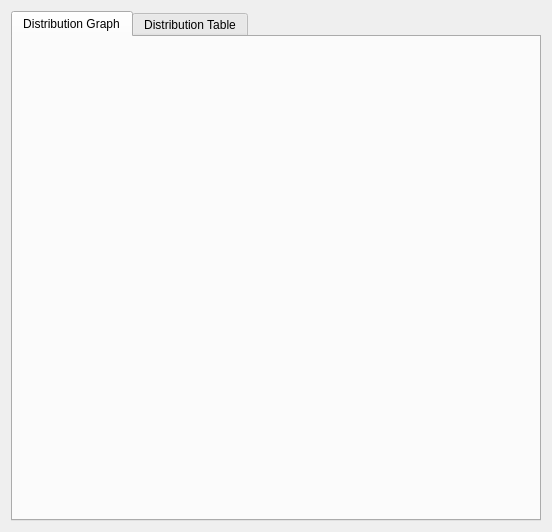
<ui version="4.0" >
 <class>WorkloadDistributionWidget</class>
 <widget class="QWidget" name="WorkloadDistributionWidget" >
  <property name="geometry" >
   <rect>
    <x>0</x>
    <y>0</y>
    <width>552</width>
    <height>532</height>
   </rect>
  </property>
  <property name="windowTitle" >
   <string>Form</string>
  </property>
  <layout class="QGridLayout" >
   <item row="1" column="0" colspan="2" >
    <widget class="QTabWidget" name="tabWidget" >
     <property name="currentIndex" >
      <number>0</number>
     </property>
     <widget class="QWidget" name="distGraphTab" >
      <attribute name="title" >
       <string>Distribution Graph</string>
      </attribute>
      <layout class="QVBoxLayout" >
       <item>
        <widget class="QSplitter" name="splitter_2" >
         <property name="orientation" >
          <enum>Qt::Vertical</enum>
         </property>
         <widget class="IvkPlot" native="1" name="distGraph" />
        </widget>
       </item>
      </layout>
     </widget>
     <widget class="QWidget" name="distTableTab" >
      <attribute name="title" >
       <string>Distribution Table</string>
      </attribute>
      <layout class="QGridLayout" >
       <item row="0" column="0" >
        <widget class="QTableWidget" name="distTable" >
         <property name="sizePolicy" >
          <sizepolicy vsizetype="Expanding" hsizetype="Expanding" >
           <horstretch>0</horstretch>
           <verstretch>0</verstretch>
          </sizepolicy>
         </property>
         <property name="font" >
          <font>
           <pointsize>8</pointsize>
          </font>
         </property>
         <column>
          <property name="text" >
           <string>values</string>
          </property>
         </column>
        </widget>
       </item>
      </layout>
     </widget>
    </widget>
   </item>
  </layout>
 </widget>
 <customwidgets>
  <customwidget>
   <class>IvkPlot</class>
   <extends>QWidget</extends>
   <header>IvkPlot.h</header>
  </customwidget>
 </customwidgets>
 <resources/>
 <connections/>
</ui>
